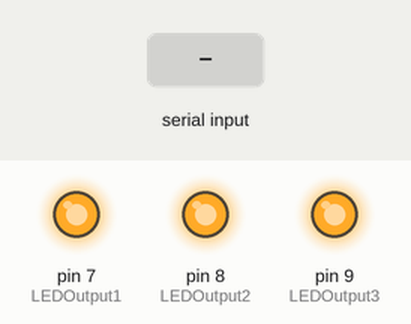
This sketch was run on a simulated Arduino Uno, built with avr-gcc and run on an emulated ATmega328P. Parts: output pins drawn as LEDs (lit = HIGH). Dashed ring = blinking. The test bench sets the inputs (shaded band).

Above: at 1.2 s.
1.3 s: "90,45,200\n" received over Serial
4.3 s: "30,150,10\n" received over Serial
At 6.1 s:
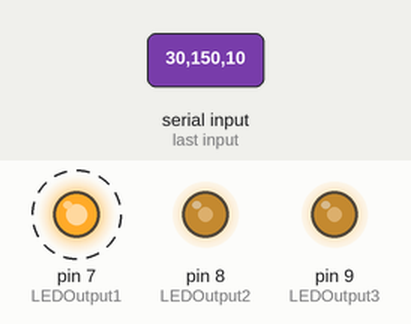
7.3 s: "90,45\n" received over Serial
At 8.2 s:
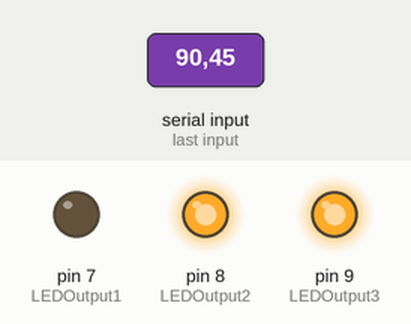
At 9.35 s:
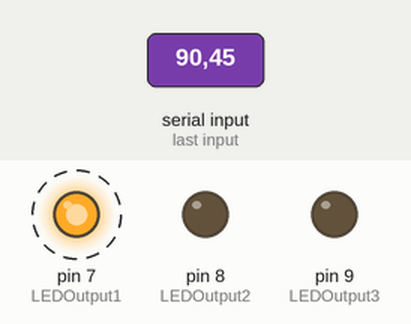
10.3 s: "1,90\n" received over Serial
At 12.75 s:
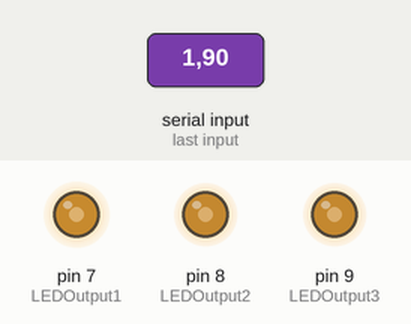
13.3 s: "30,150\n" received over Serial
16.3 s: "1,90,45\n" received over Serial
Timing chart, 0 to 20.3 s (numbered marks = the images above; inputs shaded):
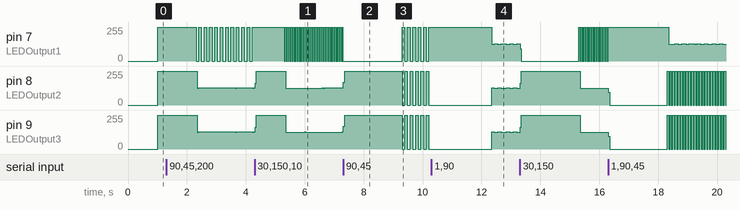

The sketch:

assignment3_b2.ino
```cpp
//declare the necessary variables
unsigned long LEDtimer1,LEDtimer2,LEDtimer3;
int LEDOutput1 = 7, LEDOutput2 = 8, LEDOutput3 = 9;
int cutoffLED1 = 1000,cutoffLED2 = 1000,cutoffLED3 = 1000;

void setup() {
  // put your setup code here, to run once:
  Serial.begin(9600);
  pinMode(LEDOutput1,OUTPUT);
  pinMode(LEDOutput2,OUTPUT);
  pinMode(LEDOutput3,OUTPUT);
  LEDtimer1=millis();
  LEDtimer2=millis();
  LEDtimer3=millis();
}

void LEDtoggle1()
{
  if(digitalRead(LEDOutput1)==HIGH)
    digitalWrite(LEDOutput1,LOW);
  else
    digitalWrite(LEDOutput1,HIGH);
  LEDtimer1=millis();
}

void LEDtoggle2()
{
  if(digitalRead(LEDOutput2)==HIGH)
    digitalWrite(LEDOutput2,LOW);
  else
    digitalWrite(LEDOutput2,HIGH);
  LEDtimer2=millis();
}

void LEDtoggle3()
{
  if(digitalRead(LEDOutput3)==HIGH)
    digitalWrite(LEDOutput3,LOW);
  else
    digitalWrite(LEDOutput3,HIGH);
  LEDtimer3=millis();
}

void serialEvent()
{
 char bufferLED1[] = {' ',' ',' ',' ',' '};
char bufferLED2[] = {' ',' ',' ',' ',' '};
char bufferLED3[] = {' ',' ',' ',' ',' '};
 while (Serial.available()>0){
 Serial.readBytesUntil(' ', bufferLED1, 5);
 cutoffLED1 = atoi(bufferLED1);
 Serial.readBytesUntil(' ', bufferLED2, 5);
 cutoffLED2= atoi(bufferLED2);
 Serial.readBytesUntil('\n', bufferLED3, 5);
 cutoffLED3 = atoi(bufferLED3);}
}

void loop() {
  // put your main code here, to run repeatedly:
  unsigned long currentmillis=millis();
  if(currentmillis-LEDtimer1 > cutoffLED1) LEDtoggle1();
  if(currentmillis-LEDtimer2 > cutoffLED2) LEDtoggle2();
  if(currentmillis-LEDtimer3 > cutoffLED3) LEDtoggle3();
  serialEvent();
}
```

Measured:
- after the input at 4.3 s, pin 7 (LEDOutput1): alternates 255/255 for 0.03 s and 0/255 for 0.03 s, starting after 1.0 s
- after the input at 7.3 s, pin 7 (LEDOutput1): alternates 255/255 for 0.09 s and 0/255 for 0.09 s, starting after 2.0 s
- by itself, pin 7 (LEDOutput1): alternates 255/255 for 0.09 s and 0/255 for 0.09 s
